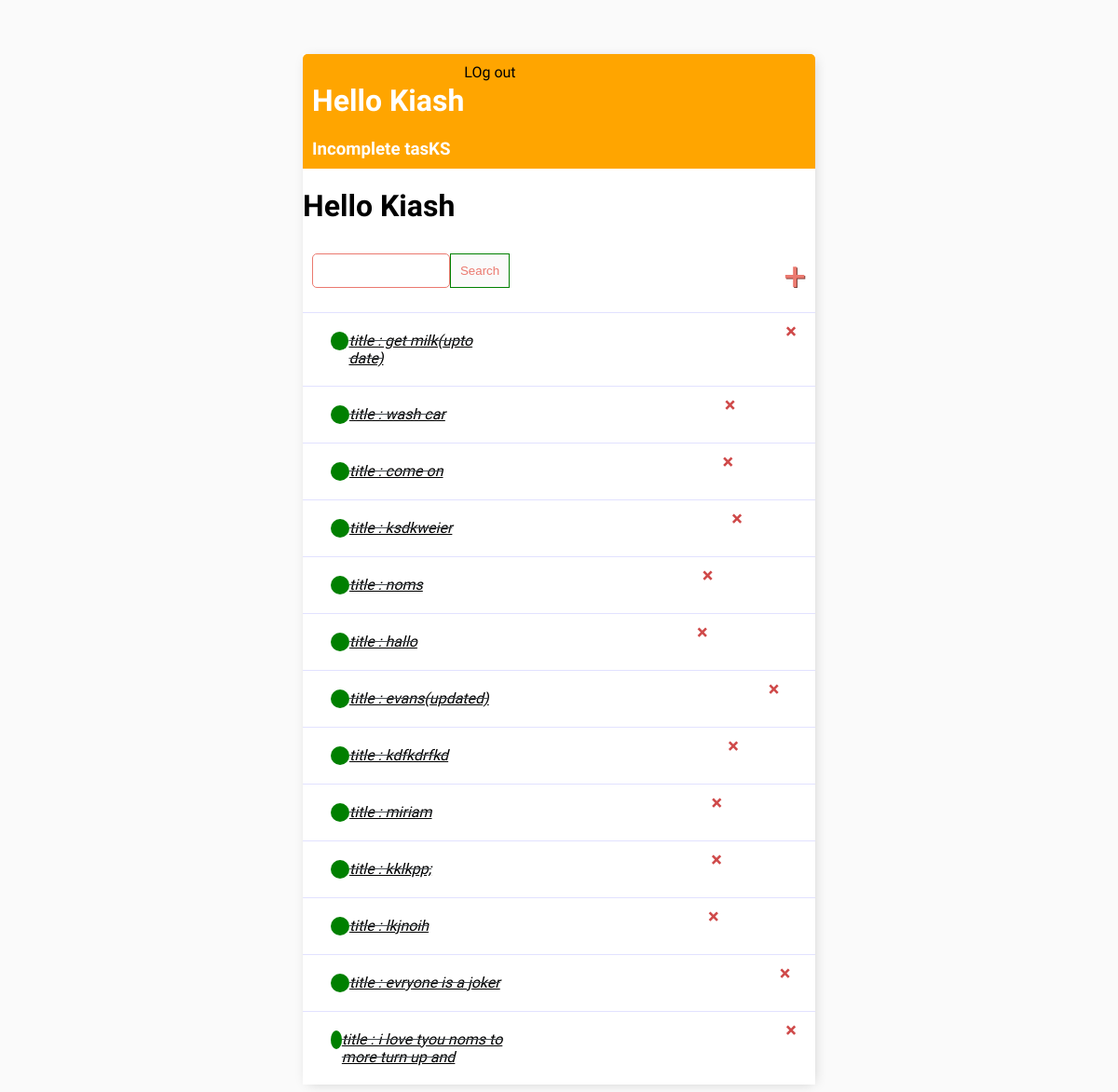
The app's page / (signed in) with its own data.
### todolist/models.py (models this page shows)
class Task(models.Model):
    user=models.ForeignKey(User,on_delete=models.CASCADE)
    title=models.CharField(max_length=200,blank=True,null=True)
    Description=models.TextField(null=True,blank=True,)
    complete=models.BooleanField(default=False)
    creeated=models.DateTimeField(auto_now_add=True)
    def __str__(self):
         return f'title :  {self.   title}'
    class Meta:
        ordering=['complete']

### todolist/views.py (the view)
# urls.py: path('',TaskView.as_view(),name='task'),
class TaskView(LoginRequiredMixin,ListView):
    model=Task
    context_object_name='task'
    def get_context_data(self ,**kwargs):
        context=super().get_context_data(**kwargs)
        context['task']=context['task'].filter(user=self.request.user)
        context['countr']=context['task'].filter(complete=False).count()
        search_input=self.request.GET.get('search-area')
        if search_input:
            context['task']=context['task'].filter(title__startswith=search_input)
            context['task']=search_input
        return context

### todolist/templates/todolist/task_list.html (shortened to what this page needs)
{% extends 'main.html' %}
{% block content %}
<div class="header-bar">
    <div>
        <h1>Hello {{request.user|title}}</h1>
        <h3  style="margin:0;">Incomplete tasKS  </h3>
    </div>
    {% if request.user.is_authenticated %}
<a href="{% url 'todolist:logout' %} ">LOg out</a>
{%  else  %}
<a href="{% url  'todolist:login'  %}" >LOG IN</a>
{% endif %}
</div>
<h1>Hello  {{request.user|title}} </h1>
<div id="search">
    <form method='GET' style="margin:2opx;display:flex;" >
        <input type='text' name='search-area' value="{{search_input}}">
        <input class="button" type='submit' value='Search',>
    </form>
    <a  id="add-link" href="{% url 'todolist:task-create'  %}">&#x2b</a>
</div>
<div  class="task-items-wrapper">
    {% for task in task %}
    <div  class="task-wrapper">
        {% if task.complete %}
        <div class="task-title">
            <div class="task-complete-icons"></div>
            <i><s><a href="{% url 'todolist:task-update' task.id  %}"> {{task}}</a></s></i>
        </div>
        <a  class="delete-task"  href="{% url 'todolist:task-delete' task.id %}">&#215;</a>
        {% else %}
        <div class="task-title">
            <div class="task-incomplete-icons"></div>
            <a href="{% url 'todolist:task-update' task.id  %}"> {{task}}</a>
            <a  class="delete-task"  href="{% url 'todolist:task-delete' task.id %}">&#215;</a>
        {% endif %}
    </div>
    {% empty %}
    <h1>No item in list </h1>
    {%  endfor %}
</div>
 {% endblock %}

### todolist/templates/main.html (style rules this page uses)
body { background-color:#FAFAFA; font-family: 'Nunito Sans', sans-serif; padding-top:50px; }
h1,h2,h3,h4,h5,h6 { font-family: 'Nunito Sans', sans-serif; }
a,p { color:black; }
.header-bar { display:flex; justfy-content:space-between; color:#fff; padding:10px; border-radius:5px 5px 0 0; background :orange; }
.header-bar a { color:black; text-decoration:none; padding-left:34 0px; background-color:orange; }
.task-wrapper { display:flex; aligh-items:center; justfy-content:space-between; padding:20px; background:white; border-top:1px solid rgb(226,226,266) }
.task-title { display:flex; }
.task-title { text-decoration:none; color:#4b5156; margin-left:10px; }
.task-complete-icons { height:20px; width:20px; border-radius:50%; background-color:green; }
.delete-task { text-decoration:none; font-weight:900; color:#cf4949; font-size:22px; line-height:0; padding-left:300; }
#search { display:flex; justfy-content:spacebetween; aligh-items:center; padding:10px; }
#add-link { color:#EB796F; text-decoration:none; font-size:42px; text-shadow:1px 1px #81413B; padding-left:294; }
input[type="text"], input[type="password"],textarea { border:1px solid #EB796F; border-radius:5px; padding:5px; width:90%; }
.button { border:1px solid green; background-color:#FAFAFA; color:EB796F; padding:10px; padding-left:10px font-size:14px; cursor:pointer; text-decoration:none; }

### records on screen
Task: title "title : get milk(upto date)"
Task: title "title : wash car"
Task: title "title : come on"
Task: title "title : ksdkweier"
Task: title "title : noms"
Task: title "title : hallo"
Task: title "title : evans(updated)"
Task: title "title : kdfkdrfkd"
Task: title "title : miriam"
Task: title "title : kklkpp;"
Task: title "title : lkjnoih"
Task: title "title : evryone is a joker"
Task: title "title : i love tyou noms to more turn up and"

### other values on screen
{{ request.user|title }} "Kiash"
